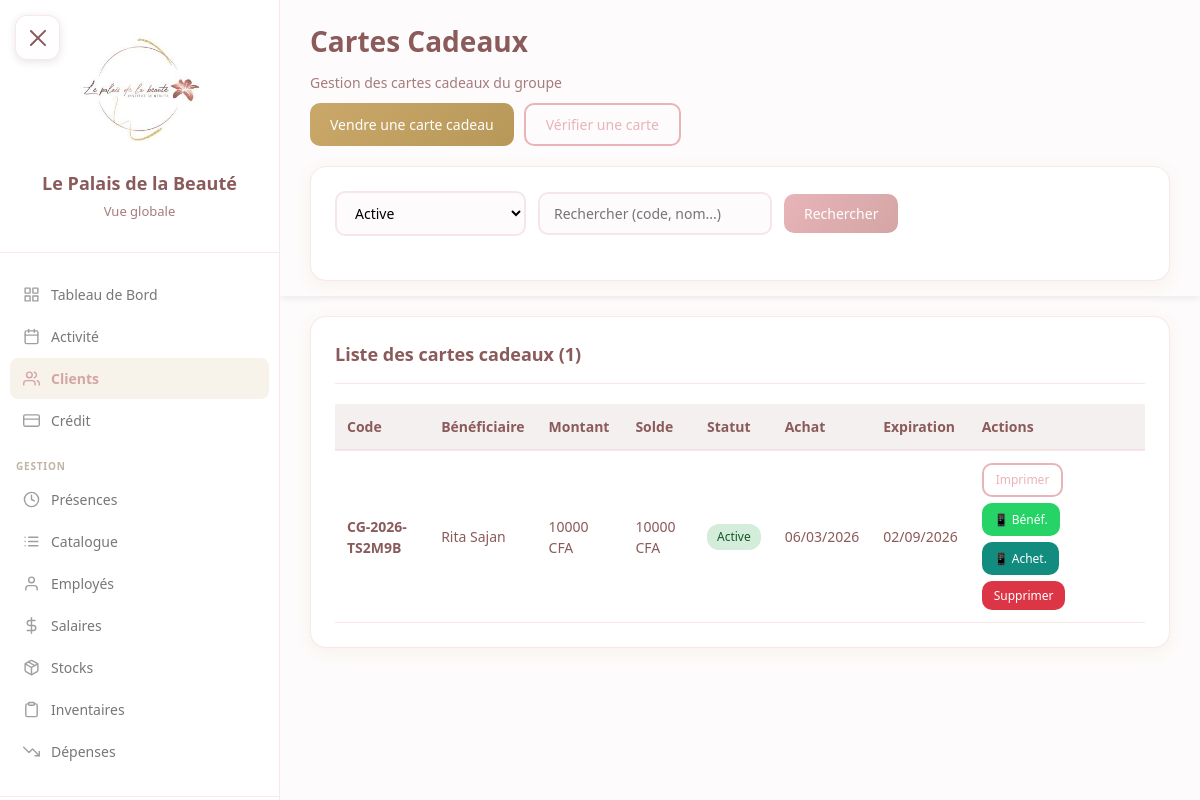
Before: /cartes-cadeaux/ (signed in) with the older database file.
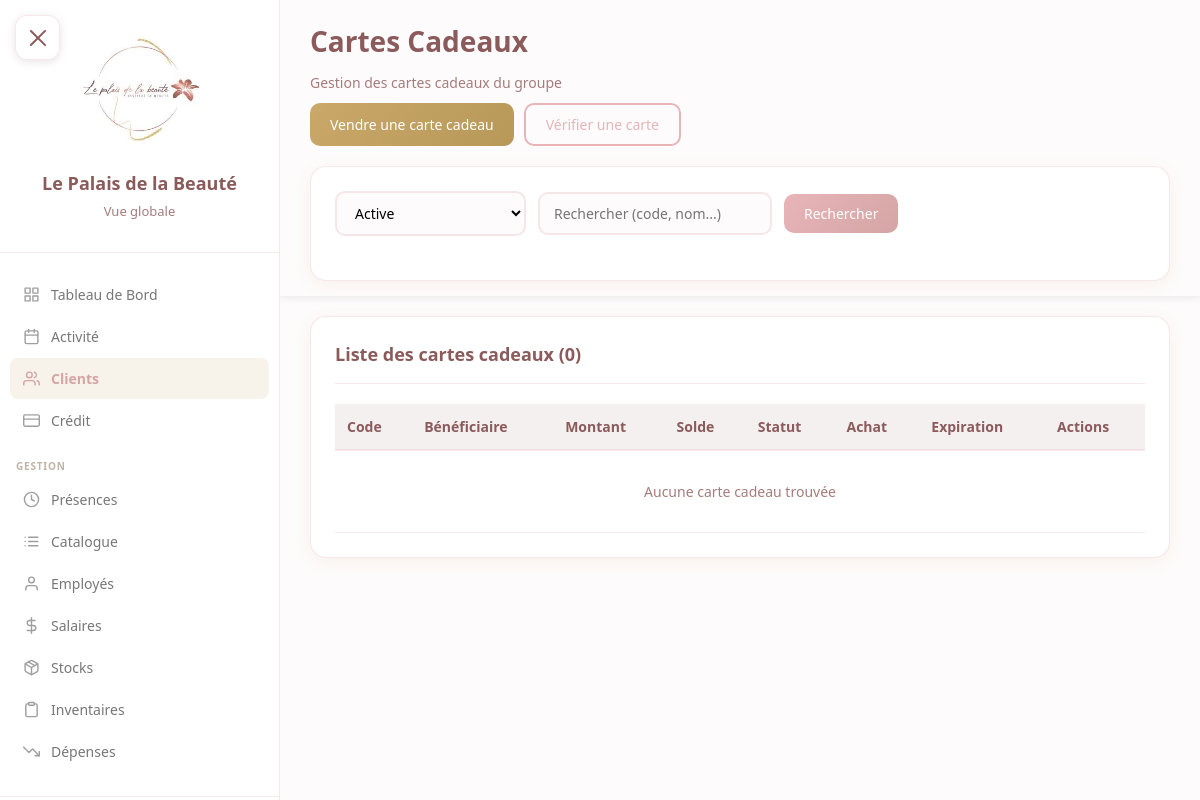
After: the same page with the newer database file.
### core/models.py (models this page shows, shortened)
class CarteCadeau(models.Model):
    STATUT_CHOICES = [
        ('active', 'Active'),
        ('expiree', 'Expirée'),
        ('soldee', 'Soldée'),
        ('annulee', 'Annulée'),
        ('supprimee', 'Supprimée'),
    ]
    code = models.CharField(max_length=20, unique=True, editable=False)
    acheteur = models.ForeignKey(
        'Client',
        on_delete=models.PROTECT,
        related_name='cartes_achetees',
    )
    beneficiaire = models.ForeignKey(
        'Client',
        on_delete=models.PROTECT,
        related_name='cartes_recues',
    )
    montant_initial = models.IntegerField(
        validators=[MinValueValidator(0)]
    )
    solde = models.IntegerField(
        validators=[MinValueValidator(0)]
    )
    institut_achat = models.ForeignKey(
        'Institut',
        on_delete=models.PROTECT,
        related_name='cartes_vendues',
    )
    statut = models.CharField(max_length=20, choices=STATUT_CHOICES, default='active')
    date_achat = models.DateTimeField(auto_now_add=True)
    date_expiration = models.DateTimeField(null=True, blank=True, help_text="Date d'expiration (6 mois après l'achat)")
    date_derniere_utilisation = models.DateTimeField(null=True, blank=True)
    mode_paiement_achat = models.CharField(
        max_length=20,
        choices=[
            ('especes', 'Espèces'),
            ('carte', 'Carte bancaire'),
            ('cheque', 'Chèque'),
            ('om', 'Orange Money'),
            ('wave', 'Wave'),
        ],
        default='especes',
    )
    montant_paiement_1 = models.IntegerField(null=True, blank=True,
        help_text="Montant payé avec le 1er moyen (= montant_initial si paiement simple)")
    moyen_paiement_2 = models.CharField(max_length=20, blank=True, null=True,
        choices=[
            ('especes', 'Espèces'),
            ('carte', 'Carte bancaire'),
            ('cheque', 'Chèque'),
            ('om', 'Orange Money'),
            ('wave', 'Wave'),
        ],
    )
    montant_paiement_2 = models.IntegerField(null=True, blank=True,
        help_text="Montant payé avec le 2ème moyen")
    vendue_par = models.ForeignKey(
        'Utilisateur',
        on_delete=models.SET_NULL,
        null=True,
        related_name='cartes_vendues',
    )
    class Meta:
        verbose_name = "Carte cadeau"
        verbose_name_plural = "Cartes cadeaux"
        ordering = ['-date_achat']
    @property
    def est_expiree(self):
        if self.date_expiration:
            return timezone.now() > self.date_expiration
        if self.date_achat:
            return timezone.now() > (self.date_achat + timedelta(days=180))
        return False
    @property
    def jours_restants(self):
        if self.date_expiration:
            delta = self.date_expiration - timezone.now()
            return max(0, delta.days)
        return 0
    @classmethod
    def marquer_cartes_expirees(cls):
        now = timezone.now()
        cls.objects.filter(
            statut='active',
            date_expiration__lt=now
        ).update(statut='expiree')
        cls.objects.filter(
            statut='active',
            date_expiration__isnull=True,
            date_achat__lt=now - timedelta(days=180)
        ).update(statut='expiree')

class Client(models.Model):
    SEXE_CHOICES = [
        ('F', 'Femme'),
        ('H', 'Homme'),
    ]
    nom = models.CharField(max_length=100)
    prenom = models.CharField(max_length=100)
    telephone = models.CharField(max_length=20, unique=True)
    email = models.EmailField(blank=True, null=True)
    sexe = models.CharField(max_length=1, choices=SEXE_CHOICES, default='F')
    date_naissance = models.DateField(blank=True, null=True)
    date_creation = models.DateTimeField(auto_now_add=True)
    notes = models.TextField(blank=True, null=True)  # Observations / notes libres
    actif = models.BooleanField(default=True)
    class Meta:
        verbose_name = "Client"
        verbose_name_plural = "Clients"
        ordering = ['nom', 'prenom']
    def get_full_name(self):
        return f"{self.prenom} {self.nom}"

### core/views.py (the view, shortened to what this page needs)
# urls.py: path('cartes-cadeaux/', views.cartes_cadeaux_list, name='cartes_cadeaux_list'),
@login_required
def cartes_cadeaux_list(request):
    CarteCadeau.marquer_cartes_expirees()
    cartes = CarteCadeau.objects.select_related(
        'acheteur', 'beneficiaire', 'institut_achat'
    ).all()
    statut = request.GET.get('statut', 'active')
    if statut:
        if statut == 'annulee':
            cartes = cartes.filter(statut__in=['annulee', 'supprimee'])
        elif statut == 'toutes':
            pass
        else:
            cartes = cartes.filter(statut=statut)
    search = request.GET.get('search', '')
    instituts = Institut.objects.all()
    paginator = Paginator(cartes, 30)
    page_number = request.GET.get('page')
    page_obj = paginator.get_page(page_number)
    return render(request, 'cartes_cadeaux/liste.html', {
        'cartes': page_obj,
        'page_obj': page_obj,
        'search': search,
        'statut_filtre': statut,
        'instituts': instituts,
    })

### core/models.py (called while the page is built)
    def is_patron(self):
        return self.role == 'patron'

### templates/cartes_cadeaux/liste.html (shortened to what the changed rows need)
{% extends "base.html" %}
{% block content %}
<div class="sticky-header">
    <div class="content-header" style="margin-bottom: 10px;">
        <h1 class="page-title">Cartes Cadeaux</h1>
    </div>
</div>
<div class="card">
    <div class="card-header">
        <h2 class="card-title">Liste des cartes cadeaux ({{ page_obj.paginator.count }})</h2>
    </div>
    <table>
        <thead>
            <tr>
                <th>Code</th>
                <th>Bénéficiaire</th>
                <th>Montant</th>
                <th>Solde</th>
                <th>Statut</th>
                <th>Achat</th>
                <th>Expiration</th>
                <th>Actions</th>
            </tr>
        </thead>
        <tbody>
            {% for carte in cartes %}
            <tr>
                <td><strong>{{ carte.code }}</strong></td>
                <td>{{ carte.beneficiaire.get_full_name }}</td>
                <td>{{ carte.montant_initial|floatformat:0 }} CFA</td>
                <td>{{ carte.solde|floatformat:0 }} CFA</td>
                <td>
                    <span class="badge badge-{{ carte.statut }}">
                        {{ carte.get_statut_display }}
                    </span>
                </td>
                <td>{{ carte.date_achat|date:"d/m/Y" }}</td>
                <td>
                    {% if carte.date_expiration %}
                        {% if carte.est_expiree %}
                            <span style="color: #dc3545; font-weight: 600;">Expirée</span>
                        {% elif carte.jours_restants <= 30 %}
                            <span style="color: #ffc107; font-weight: 600;">{{ carte.date_expiration|date:"d/m/Y" }}</span>
                            <br><small style="color: #ffc107;">({{ carte.jours_restants }}j restants)</small>
                        {% else %}
                            {{ carte.date_expiration|date:"d/m/Y" }}
                        {% endif %}
                    {% else %}
                        -
                    {% endif %}
                </td>
                <td>
                    <div style="display: flex; gap: 6px; flex-wrap: wrap;">
                        <a href="{% url 'core:imprimer_carte_cadeau' carte_id=carte.id %}" target="_blank" class="btn btn-outline" style="padding: 6px 12px; font-size: 12px;">Imprimer</a>
                        {% if carte.statut == 'active' %}
                        <button onclick="envoyerWhatsAppCarte({{ carte.id }}, 'beneficiaire')" class="btn btn-outline" style="padding: 6px 10px; font-size: 12px; background: #25D366; color: white; border-color: #25D366;" title="WhatsApp bénéficiaire">📱 Bénéf.</button>
                        <button onclick="envoyerWhatsAppCarte({{ carte.id }}, 'acheteur')" class="btn btn-outline" style="padding: 6px 10px; font-size: 12px; background: #128C7E; color: white; border-color: #128C7E;" title="WhatsApp acheteur">📱 Achet.</button>
                        {% endif %}
                        {% if request.user.utilisateur.is_patron %}
                        <button onclick="ouvrirModalSupprimerCarte({{ carte.id }}, '{{ carte.code }}', {{ carte.utilisations.count }})" class="btn btn-danger" style="padding: 6px 12px; font-size: 12px;">Supprimer</button>
                        {% endif %}
                    </div>
                </td>
            </tr>
            {% empty %}
            <tr>
                <td colspan="8" style="text-align: center; padding: 30px; color: var(--text-light);">
                    Aucune carte cadeau trouvée
                </td>
            </tr>
            {% endfor %}
        </tbody>
    </table>
</div>
{% endblock %}

Changed rows visible on the page:
removed CarteCadeau: code "CG-2026-TS2M9B", beneficiaire.get_full_name "Rita Sajan", montant_initial "10000", solde "10000", statut "Active", date_achat "06/03/2026", date_expiration "02/09/2026"
Other visible differences:
{{ page_obj.paginator.count }}: "1" → "0"
text now shown: "Aucune carte cadeau trouvée"
